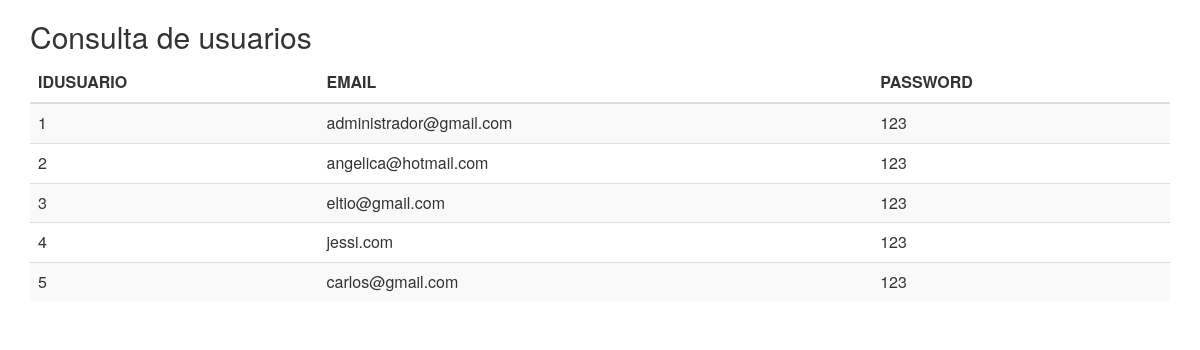
The app's page /usuarios.php with its own data.
### tables this page shows
CREATE TABLE `usuarios` (
  `idUsuario` int(11) NOT NULL,
  `email` varchar(50) NOT NULL,
  `password` varchar(8) NOT NULL,
  `rol` varchar(20) NOT NULL
);

### usuarios.php (the view, shortened to what this page needs)
<html lang="en">
<head>
  <link rel="stylesheet" href="https://maxcdn.bootstrapcdn.com/bootstrap/3.3.7/css/bootstrap.min.css">
</head>
<body>
<div class="container">
  <h2>Consulta de usuarios</h2>
  <table class="table table-striped">
    <thead>
      <tr>
        <th>IDUSUARIO</th>
        <th>EMAIL</th>
        <th>PASSWORD</th>
      </tr>
    </thead>
    <tbody>
      <?php
        include('conexion.php');
        $consulta = mysqli_query($conexion, "SELECT * FROM usuarios");
        while (($fila = mysqli_fetch_array($consulta))!=NULL)
      {
        echo "
        <tr>
          <td>".$fila['idUsuario']."</td>
          <td>".$fila['email']."</td>
          <td>".$fila['password']."</td>
        </tr>";
      }
      echo "</table></center>";
      ?>
</div>
</body>
</html>

### records on screen
usuarios: idUsuario "1", email "administrador@gmail.com", password "123"
usuarios: idUsuario "2", email "angelica@hotmail.com", password "123"
usuarios: idUsuario "3", email "eltio@gmail.com", password "123"
usuarios: idUsuario "4", email "jessi.com", password "123"
usuarios: idUsuario "5", email "carlos@gmail.com", password "123"
